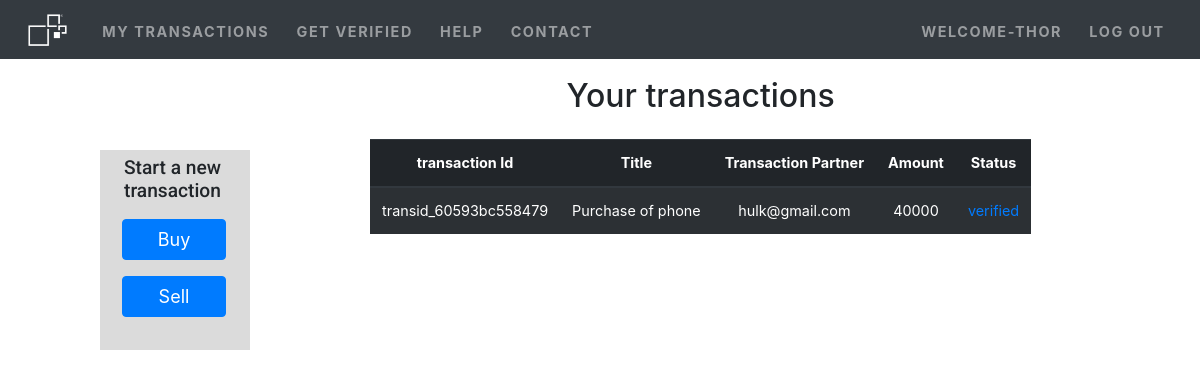
The page /my_transactions.php (signed in) on the database its author committed.
### tables this page shows
CREATE TABLE `transactions` (
  `id` varchar(255) NOT NULL,
  `customer_id` varchar(255) NOT NULL,
  `customer_email` varchar(255) NOT NULL,
  `product` varchar(255) NOT NULL,
  `transaction_title` varchar(255) NOT NULL,
  `transaction_partner` varchar(255) NOT NULL,
  `amount` varchar(255) NOT NULL,
  `currency` varchar(255) NOT NULL,
  `status` varchar(255) NOT NULL DEFAULT 'pending',
  `created_at` timestamp NOT NULL DEFAULT current_timestamp() ON UPDATE current_timestamp()
);

### server.php (called while the page is built, shortened)
<?php
function getData(){
  $mail = $_SESSION['useremail'];
  $sql="SELECT id, transaction_title, transaction_partner, amount, status
  FROM transactions
  WHERE customer_email= '$mail' OR transaction_partner='$mail'
  ORDER BY id DESC";
  $result = mysqli_query($GLOBALS['db'],$sql);
  if(mysqli_num_rows($result)>0){
      return $result;
  }
}
?>

### my_transactions.php (the view)
<?php
include('templates/header.php');
require_once 'server.php';
?>
<div class="parent-container">
<div class="transactions-container">
	<h1>Start a new transaction</h1>
	<div class="centered-buttons">
	<button type="submit" class="btn btn-primary" name="buy" onclick="location.href = 'deposit.php';">Buy</button>
	<button type="submit" class="btn btn-primary" name="sell" onclick="location.href = 'seller.php';">Sell</button>
	</div>
</div>
<div class="table-container">
<h2 class = "my-4 text-center" style="padding-top: 8%;">Your transactions</h2>
<div class="d-flex table-data" style = "text-align: center; width: 100%; font-size: 0.9em;">
        <table class="table table-striped table-dark">
            <thead class="thead-dark">
                <tr>
                    <th>transaction Id</th>
                    <th>Title</th>
                    <th>Transaction Partner</th>
                    <th>Amount</th>
                    <th>Status</th>
                </tr>
            </thead>
            <tbody id="tbody">
            <?php
                        $result = getData();
                        if($result){
                            while($row = mysqli_fetch_assoc($result)){?>
                                <tr>
                                    <td><?php echo $row['id'];?></td>
                                    <td><?php echo $row['transaction_title'];?></td>
                                    <td><?php echo $row['transaction_partner'];?></td>
                                    <td><?php echo $row['amount'];?></td>
									<td><a href="" style="text-decoration: none;"><?php echo $row['status'];?></a></td>
                                </tr>
                            <?php
                            }
                        }
                ?>
            </tbody>
        </table>
    </div>
</div>
</div>
<?php
include('templates/footer.php');
?>

### css/style.css (style rules this page uses)
body { overflow-x: hidden; font-family: 'Lato', sans-serif; color: #505962; }
.table-data { text-align: center; font-size: 5em; }
.parent-container { display:flex; }
.transactions-container { width: 150px; height: 200px; background: #DBDBDB; margin: 150px auto; margin-left: 100px; position: relative; padding-right: 0%; margin-right: 10%; }
.transactions-container h1 { font-size: 1.2rem; font-family: 'Roboto', sans-serif; padding-left: 1.5rem; padding-top: 0.4rem; }
.centered-buttons { margin-left: 22px; position: absolute; top: 55%; -ms-transform: translateY(-50%); transform: translateY(-50%); }
.centered-buttons button { font-size: 18px; width: 6.5rem; margin-top: 1rem; transition-duration: 0.4s; }

### rows shown on the page
transactions: id "transid_60593bc558479", transaction_title "Purchase of phone", transaction_partner "hulk@gmail.com", amount "40000", status "verified"

### other values the page prints
$_SESSION['username'] "THOR"
